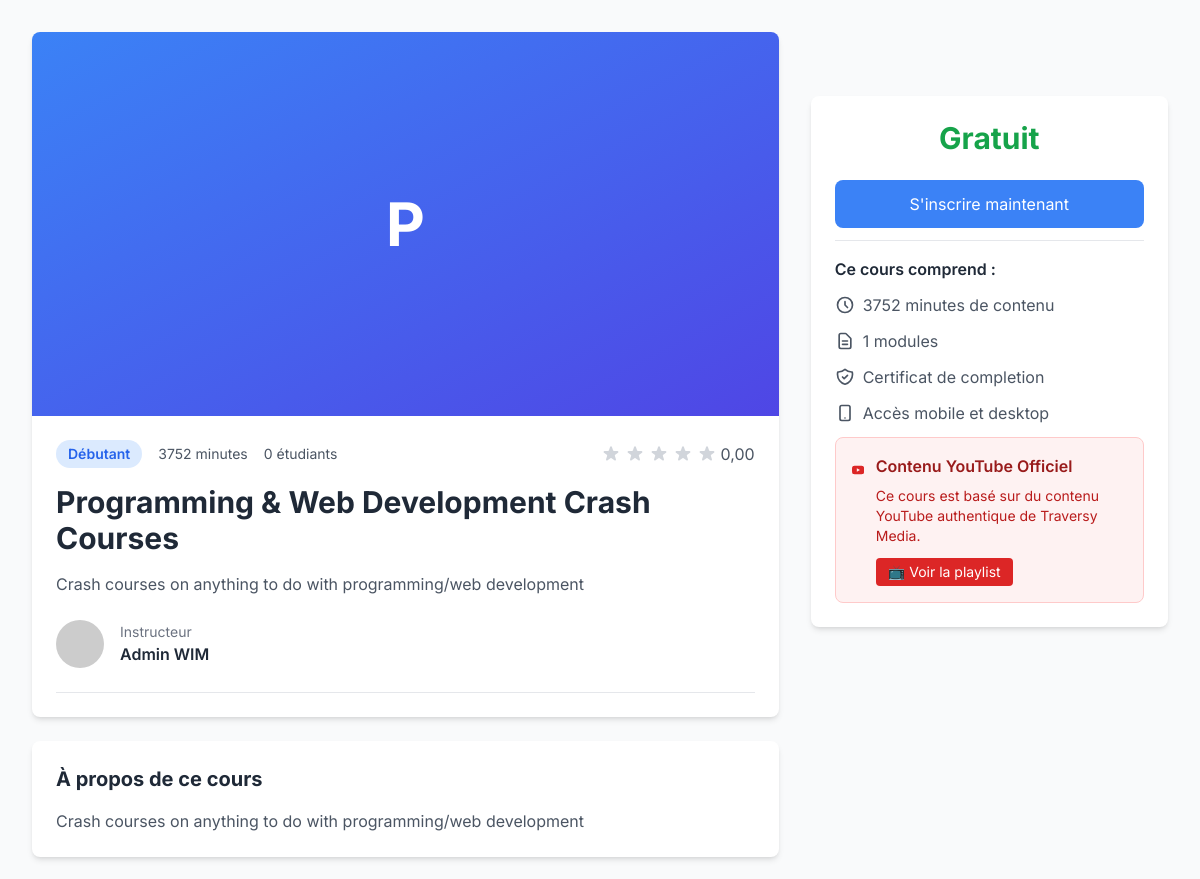
Page /courses/programming-web-development-crash-courses/ (upper part) on the earlier database version.
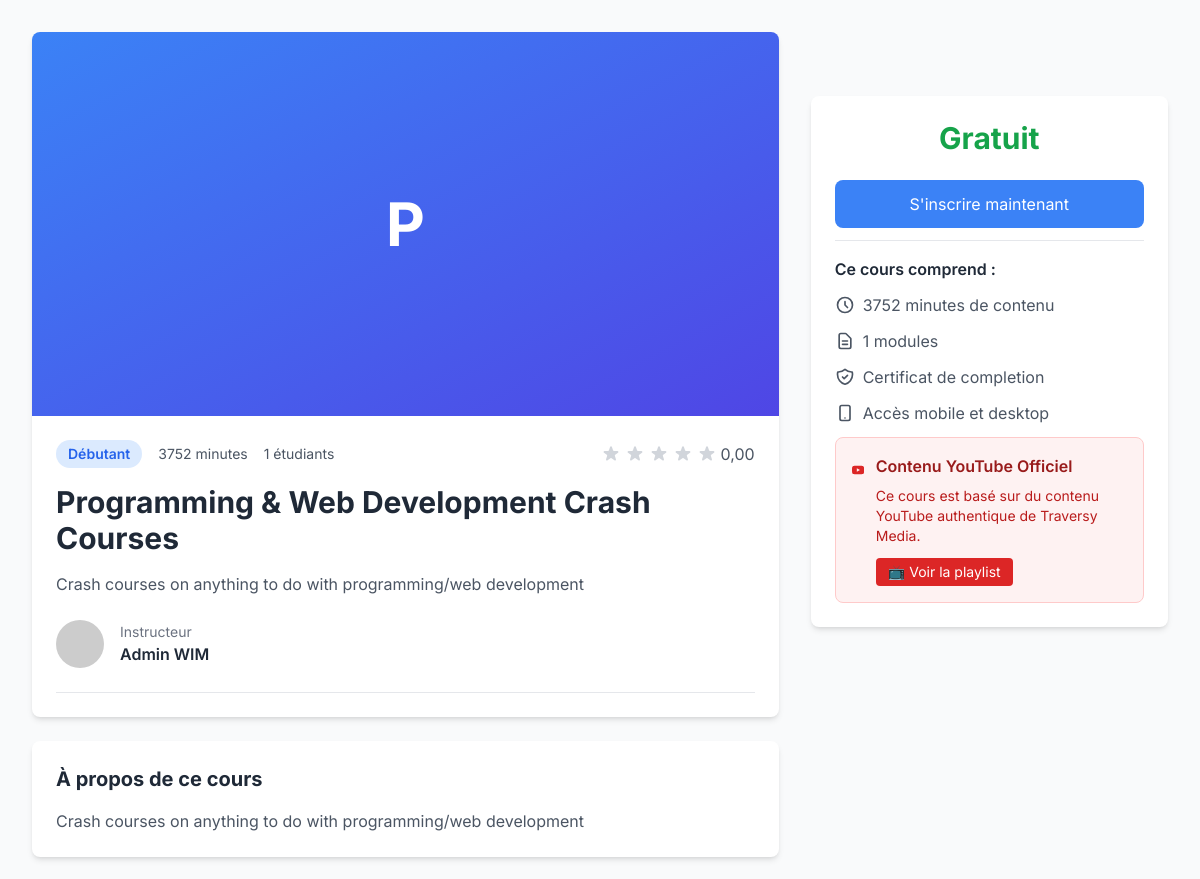
Same page on the later database version.
### apps/courses/models.py (models this page shows, shortened)
class Course(models.Model):
    DIFFICULTY_CHOICES = [
        ('beginner', 'Débutant'),
        ('intermediate', 'Intermédiaire'),
        ('advanced', 'Avancé'),
    ]
    title = models.CharField('titre', max_length=200)
    slug = models.SlugField('slug', max_length=250, unique=True, blank=True)
    description = models.TextField('description courte', max_length=500)
    full_description = models.TextField('description complète')
    category = models.ForeignKey(Category, on_delete=models.SET_NULL, null=True, related_name='courses',
                                 verbose_name='catégorie')
    instructor = models.ForeignKey('users.User', on_delete=models.CASCADE, related_name='taught_courses',
                                   verbose_name='instructeur')
    image = models.ImageField(upload_to='course_images/', verbose_name='image', blank=True, null=True)
    difficulty = models.CharField('difficulté', max_length=20, choices=DIFFICULTY_CHOICES, default='beginner')
    duration = models.IntegerField('durée (minutes)', default=0)
    price = models.DecimalField('prix', max_digits=10, decimal_places=2, default=0)
    rating = models.DecimalField('note', max_digits=3, decimal_places=2, default=0)
    total_students = models.IntegerField('étudiants', default=0)
    total_reviews = models.IntegerField('avis', default=0)
    is_published = models.BooleanField('publié', default=False)
    is_new = models.BooleanField('nouveau', default=True)
    is_featured = models.BooleanField('mis en avant', default=False)
    prerequisites = models.TextField('prérequis', blank=True)
    learning_objectives = models.TextField('objectifs', blank=True)
    youtube_playlist_id = models.CharField('ID Playlist YouTube', max_length=100, blank=True)
    youtube_channel_id = models.CharField('ID Chaîne YouTube', max_length=100, blank=True)
    youtube_channel_name = models.CharField('Nom Chaîne YouTube', max_length=200, blank=True)
    youtube_thumbnail_url = models.URLField('URL Miniature YouTube', blank=True)
    is_youtube_synced = models.BooleanField('Synchronisé YouTube', default=False)
    last_youtube_sync = models.DateTimeField('Dernière sync YouTube', null=True, blank=True)
    created_at = models.DateTimeField(auto_now_add=True)
    updated_at = models.DateTimeField(auto_now=True)
    class Meta:
        verbose_name = 'cours'
        verbose_name_plural = 'cours'
        ordering = ['-created_at']

### apps/users/models.py (models this page shows, shortened)
class User(AbstractUser):
    username = None
    email = models.EmailField('adresse email', unique=True)
    name = models.CharField('nom complet', max_length=150, blank=True)
    bio = models.TextField('biographie', max_length=500, blank=True)
    avatar = models.ImageField(upload_to='avatars/', blank=True, null=True)
    phone = models.CharField('téléphone', max_length=20, blank=True)
    location = models.CharField('localisation', max_length=100, blank=True)
    newsletter_subscribed = models.BooleanField('newsletter', default=True)
    email_notifications = models.BooleanField('notifications', default=True)
    is_instructor = models.BooleanField('instructeur', default=False)
    groups = models.ManyToManyField(
        'auth.Group',
        verbose_name='groups',
        blank=True,
        related_name='custom_users',
        related_query_name='custom_user',
    )
    user_permissions = models.ManyToManyField(
        'auth.Permission',
        verbose_name='user permissions',
        blank=True,
        related_name='custom_users',
        related_query_name='custom_user',
    )
    objects = UserManager()
    USERNAME_FIELD = 'email'
    REQUIRED_FIELDS = ['name']
    class Meta:
        verbose_name = 'utilisateur'
        verbose_name_plural = 'utilisateurs'
        ordering = ['-date_joined']

### apps/courses/views.py (the view, shortened to what this page needs)
# urls.py: path('<slug:slug>/', views.CourseDetailView.as_view(), name='detail'),
class CourseDetailView(DetailView):
    model = Course
    template_name = 'courses/course_detail.html'
    context_object_name = 'course'
    slug_field = 'slug'
    slug_url_kwarg = 'slug'
    def get_context_data(self, **kwargs):
        context = super().get_context_data(**kwargs)
        course = self.object
        user = self.request.user
        context['modules'] = course.modules.filter(
            is_published=True
        ).prefetch_related('lessons').order_by('order')
        is_enrolled = False
        enrollment = None
        context['is_enrolled'] = is_enrolled
        reviews = Review.objects.filter(
            course=course
        ).select_related('user').order_by('-created_at')[:10]
        context['reviews'] = reviews
        context['reviews_count'] = course.total_reviews
        review_stats = reviews.aggregate(
            avg_rating=Avg('rating'),
            five_stars=Count('id', filter=Q(rating=5)),
            four_stars=Count('id', filter=Q(rating=4)),
            three_stars=Count('id', filter=Q(rating=3)),
            two_stars=Count('id', filter=Q(rating=2)),
            one_star=Count('id', filter=Q(rating=1)),
        )
        context['review_stats'] = review_stats
        context['similar_courses'] = Course.objects.filter(
            category=course.category,
            is_published=True
        ).exclude(id=course.id)[:3]
        return context

### apps/dashboard/templatetags/math_filters.py (called while the page is built)
@register.filter(name='mul')
def multiply(value, arg):
    try:
        return float(value) * float(arg)
    except (ValueError, TypeError):
        return 0

### templates/courses/course_detail.html (shortened to what the changed rows need)
{% extends 'base.html' %}
{% load custom_filters %}
{% load static %}
{% load math_filters %}
{% block content %}
<div class="grid grid-cols-1 lg:grid-cols-3 gap-8">
    <div class="lg:col-span-2">
        <div class="bg-white rounded-lg shadow-md overflow-hidden mb-6">
            {% if course.image %}
                <img src="{{ course.image.url }}" alt="{{ course.title }}" class="w-full h-96 object-cover">
            {% else %}
                <div class="w-full h-96 bg-gradient-to-br from-blue-500 to-indigo-600 flex items-center justify-center">
                    <span class="text-white text-6xl font-bold">{{ course.title|first }}</span>
                </div>
            {% endif %}
            <div class="p-6">
                <div class="flex items-center justify-between mb-4">
                    <div class="flex items-center space-x-4">
                        <span class="px-3 py-1 bg-blue-100 text-blue-600 rounded-full text-sm font-semibold">
                            {{ course.get_difficulty_display }}
                        </span>
                        <span class="text-gray-600 text-sm">{{ course.duration }} minutes</span>
                        <span class="text-gray-600 text-sm">{{ course.total_students }} étudiants</span>
                    </div>
                    <div class="flex items-center space-x-1">
                        {% for i in "12345" %}
                        <svg class="w-5 h-5 {% if forloop.counter <= course.rating %}text-yellow-400{% else %}text-gray-300{% endif %}" fill="currentColor" viewBox="0 0 20 20">
                            <path d="M9.049 2.927c.3-.921 1.603-.921 1.902 0l1.07 3.292a1 1 0 00.95.69h3.462c.969 0 1.371 1.24.588 1.81l-2.8 2.034a1 1 0 00-.364 1.118l1.07 3.292c.3.921-.755 1.688-1.54 1.118l-2.8-2.034a1 1 0 00-1.175 0l-2.8 2.034c-.784.57-1.838-.197-1.539-1.118l1.07-3.292a1 1 0 00-.364-1.118L2.98 8.72c-.783-.57-.38-1.81.588-1.81h3.461a1 1 0 00.951-.69l1.07-3.292z"></path>
                        </svg>
                        {% endfor %}
                        <span class="ml-2 text-gray-600">{{ course.rating }}</span>
                    </div>
                </div>
                <h1 class="text-3xl font-bold text-gray-800 mb-4">{{ course.title }}</h1>
                <p class="text-gray-600 mb-6">{{ course.description }}</p>
                <div class="flex items-center space-x-4 pb-6 border-b">
                    <img src="https://ui-avatars.com/api/?name={{ course.instructor.name }}&background=4A90E2&color=fff"
                         alt="{{ course.instructor.name }}"
                         class="w-12 h-12 rounded-full">
                    <div>
                        <p class="text-sm text-gray-500">Instructeur</p>
                        <p class="font-semibold text-gray-800">{{ course.instructor.name }}</p>
                    </div>
                </div>
            </div>
        </div>
        <div class="bg-white rounded-lg shadow-md p-6 mb-6">
            <h2 class="text-xl font-bold text-gray-800 mb-4">À propos de ce cours</h2>
            <div class="prose max-w-none text-gray-600">
                {{ course.full_description|safe }}
            </div>
        </div>
    </div>
    <div class="lg:col-span-1">
        <div class="bg-white rounded-lg shadow-md p-6 sticky top-24">
            <div class="border-t pt-4 space-y-3">
                <div class="flex items-center space-x-2 text-gray-600">
                    <svg class="w-5 h-5" fill="none" stroke="currentColor" viewBox="0 0 24 24">
                        <path stroke-linecap="round" stroke-linejoin="round" stroke-width="2" d="M12 8v4l3 3m6-3a9 9 0 11-18 0 9 9 0 0118 0z"></path>
                    </svg>
                    <span>{{ course.duration }} minutes de contenu</span>
                </div>
                {% if course.youtube_playlist_id or course.youtube_channel_id %}
                <div class="bg-red-50 border border-red-200 rounded-lg p-4 mb-6">
                    <div class="flex items-start">
                        <div>
                            <h3 class="font-semibold text-red-800 mb-2">Contenu YouTube Officiel</h3>
                            <p class="text-red-700 text-sm mb-3">
                                Ce cours est basé sur du contenu YouTube authentique
                                {% if course.youtube_channel_name %}de {{ course.youtube_channel_name }}{% endif %}.
                            </p>
                            <div class="flex gap-2">
                                {% if course.youtube_playlist_id %}
                                <a href="https://www.youtube.com/playlist?list={{ course.youtube_playlist_id }}"
                                   target="_blank"
                                   class="text-sm bg-red-600 text-white px-3 py-1 rounded hover:bg-red-700 transition">
                                </a>
                                {% endif %}
                            </div>
                        </div>
                    </div>
                </div>
                {% endif %}
            </div>
        </div>
    </div>
</div>
{% endblock %}

Differences in the rows shown:
changed Course "Programming & Web Development Crash Courses": total_students "0" → "1"
